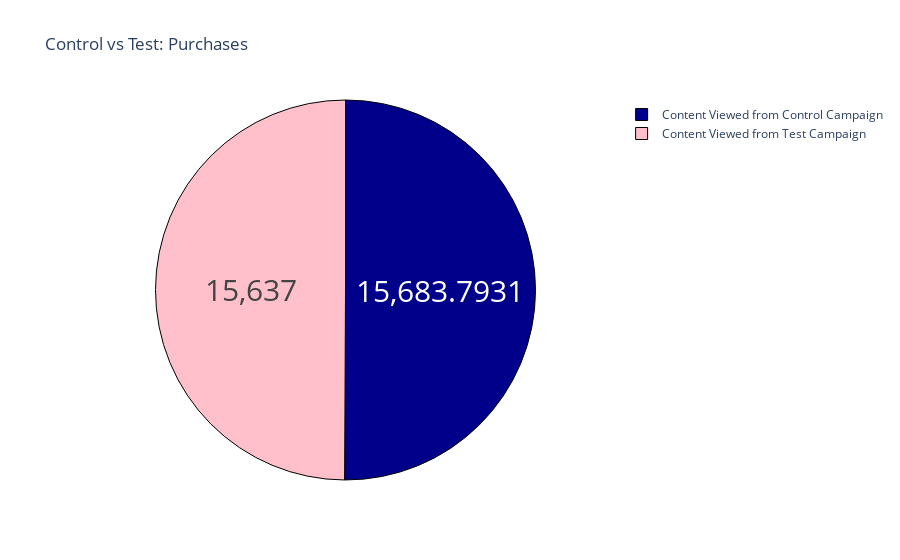

Notebook code for this chart:
### Markdown cell above
The amount spent on the test campaign is higher than the control campaign. But as we can see that the control campaign resulted in more content views and more products in the cart, the control campaign is more efficient than the test campaign.

### Code cell
#Now let’s have a look at the purchases made by both campaigns:

lables = ["Purchases made by Control Campaign",
         "Purchases made by Test Campaign"]
counts = [sum(control_data["Purchases"]),
         sum(test_data["Purchases"])]
colors = ["darkblue","pink"]
fig = go.Figure(data=[go.Pie(labels=label,values=counts)])
fig.update_layout(title_text='Control vs Test: Purchases')
fig.update_traces(hoverinfo='label+percent',textinfo='value',
                 textfont_size=30,
                 marker=dict(colors=colors,
                            line=dict(color='black',width=1)))

### Figure 1 — Plotly figure (JSON) as saved in the notebook; plotly's stock layout.template omitted (floating-point values rounded to 4 significant figures)
{"data": [{"hoverinfo": "label+percent", "labels": ["Content Viewed from Control Campaign", "Content Viewed from Test Campaign"], "marker": {"colors": ["darkblue", "pink"], "line": {"color": "black", "width": 1}}, "textfont": {"size": 30}, "textinfo": "value", "type": "pie", "values": [15680.0, 15637]}], "layout": {"title": {"text": "Control vs Test: Purchases"}}}
